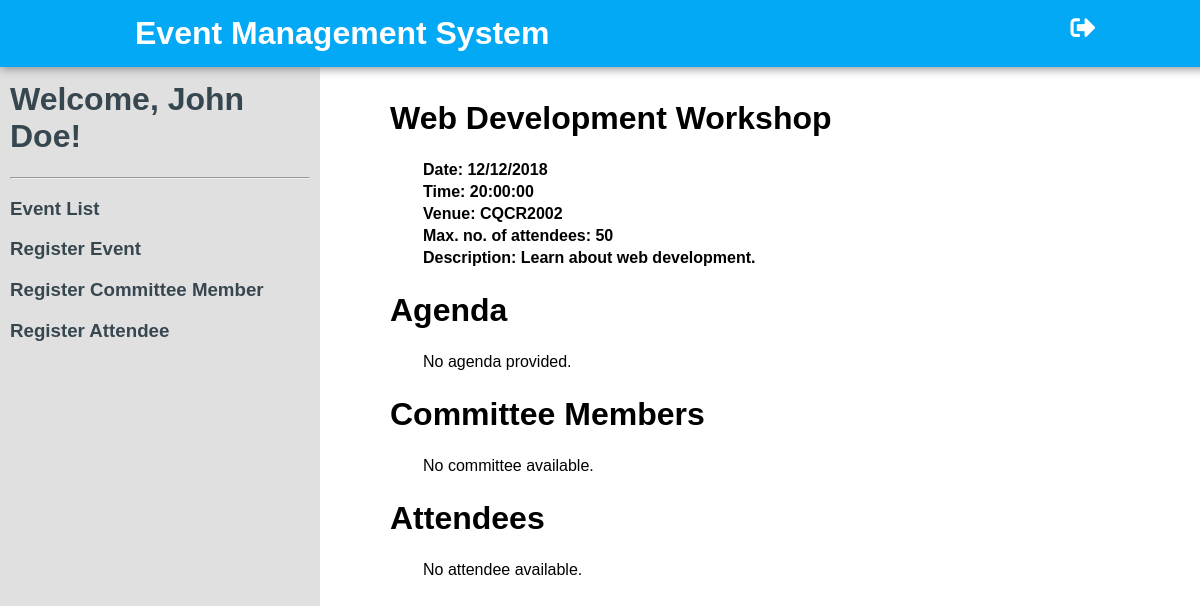
/website/event-detail.php?id=28 (signed in), run on the app's committed database.
### tables this page shows
CREATE TABLE IF NOT EXISTS `event` (
  `eve_id` int(4) NOT NULL,
  `eve_name` varchar(100) DEFAULT NULL,
  `eve_date` date DEFAULT NULL,
  `eve_time` time DEFAULT NULL,
  `eve_venue` varchar(100) DEFAULT NULL,
  `eve_max_num_att` int(3) DEFAULT NULL,
  `eve_desc` varchar(255) DEFAULT NULL,
  `user_id` int(4) NOT NULL
);

### website/event-detail.php (the view, shortened to what this page needs)
<?php
	if(isset($_GET['id']) ) {
		$eve_id = $_GET['id'];
	} else {
		header("Location: index.php");
		exit();
	}
	include 'include/dbh-inc.php';
?>
<!DOCTYPE html>
<html>
<head>
	<link rel="stylesheet" type="text/css" href="src/event-detail.css">
	<link rel="stylesheet" href="https://use.fontawesome.com/releases/v5.3.1/css/all.css">
</head>
<body>
	<?php include 'include/header-nav.php'; ?>
	<div class="event-details">
		<div class="event-details-container">
			<?php
				$sql = "SELECT * FROM event WHERE eve_id = '$eve_id'";
				$result = mysqli_query($conn, $sql);
				$checkResult = mysqli_num_rows($result);
				$eventDatas = array();
				if ($checkResult < 1) {
					header("Location: index.php");
					exit();
				} else {
					while($row = mysqli_fetch_row($result)) {
						$eventDatas[] = $row;
					}
					foreach ($eventDatas as $eventData) {
						echo '
						<h1>'.$eventData[1].'</h1>
						<table >
							<tr>
								<td><h4>Date: '.date("d/m/Y", strtotime($eventData[2])).'</h4></td>
								<td></td>
							</tr>
							<tr>
								<td><h4>Time: '.$eventData[3].'</h4></td>
								<td></td>
							</tr>
							<tr>
								<td><h4>Venue: '.$eventData[4].'</h4></td>
								<td></td>
							</tr>
							<tr>
								<td><h4>Max. no. of attendees: '.$eventData[5].'</h4></td>
								<td></td>
							</tr>
							<tr>
								<td><h4>Description: '.$eventData[6].'</h4></td>
								<td></td>
							</tr>
						</table>
						<h1>Agenda</h1>';
						$sql = "SELECT * FROM tentative WHERE eve_id = '$eve_id' ORDER BY tent_time ";
						$result = mysqli_query($conn, $sql);
						$totalTentative = mysqli_num_rows($result);
						if ($totalTentative < 1) {
							echo '<table><tr><td>No agenda provided.</td></tr></table>';
						}
						$sql = "SELECT * FROM committee WHERE eve_id = '$eve_id'";
						$result = mysqli_query($conn, $sql);
						$totalCommittee = mysqli_num_rows($result);
						echo '
							<h1>Committee Members</h1>
						';
						if ($totalCommittee < 1) {
							echo '<table><tr><td>No committee available.</td></tr></table>';
						}
						$sql = "SELECT * FROM attendee WHERE eve_id = '$eve_id'";
						$result = mysqli_query($conn, $sql);
						$totalAttendee = mysqli_num_rows($result);
						echo '
							<h1>Attendees</h1>
						';
						if ($totalAttendee < 1) {
							echo '<table><tr><td>No attendee available.</td></tr></table>';
						}
					}
				}
			?>
		</div>
	</div>
</body>
</html>

### website/src/event-detail.css (style rules this page uses)
body { padding: 0; margin: 0; }
h1, h2, h3, h4, h5, h6, p, td { font-family: Arial; }
.event-details { margin-top: 100px; margin-left: 300px; }
.event-details-container { width: 80%; margin: auto; }
.event-details-container table { margin-left: 30px; }
td h4 { margin: 0; padding: 0; }

### data on the page
event: eve_name "Web Development Workshop", eve_date "12/12/2018", eve_time "20:00:00", eve_venue "CQCR2002", eve_max_num_att "50", eve_desc "Learn about web development."
